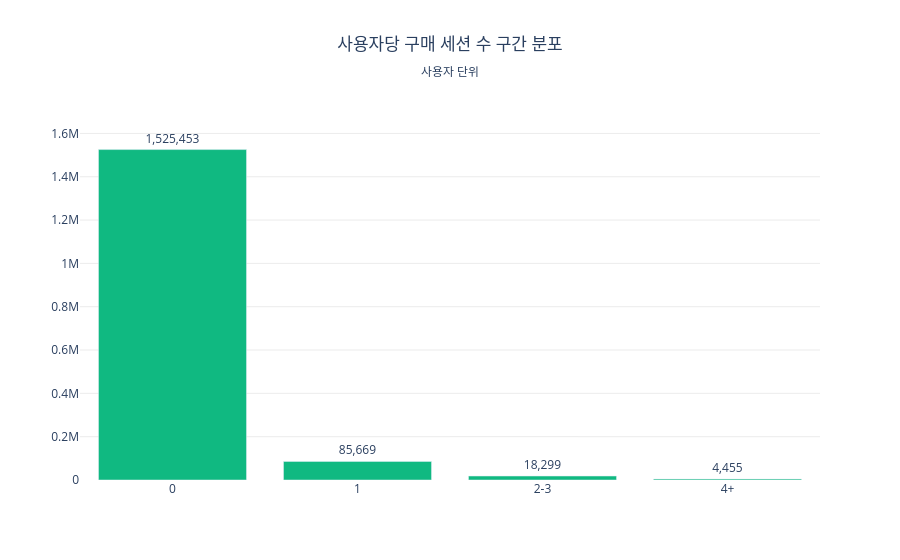

Notebook code for this chart:
### Code cell
y = user_purchase_session_dist['사용자수']
fig = go.Figure(go.Bar(
    x=user_purchase_session_dist['구간'], y=y, marker_color='#10B981',
    text=y.map(lambda v: f"{v:,}"), textposition='outside',
))
fig.update_layout(
    title=dict(text='사용자당 구매 세션 수 구간 분포<br><sub>사용자 단위</sub>', x=0.5, xanchor='center'),
    plot_bgcolor='white', yaxis=dict(gridcolor='#ececec', range=[0, y.max() * 1.15]),
)
fig.show()

### Figure 1 — Plotly figure (JSON) as saved in the notebook; plotly's stock layout.template omitted (floating-point values rounded to 4 significant figures)
{"data": [{"marker": {"color": "#10B981"}, "text": ["1,525,453", "85,669", "18,299", "4,455"], "textposition": "outside", "type": "bar", "x": ["0", "1", "2-3", "4+"], "y": [1525453, 85669, 18299, 4455]}], "layout": {"plot_bgcolor": "white", "title": {"text": "사용자당 구매 세션 수 구간 분포<br><sub>사용자 단위</sub>", "x": 0.5, "xanchor": "center"}, "yaxis": {"gridcolor": "#ececec", "range": [0, 1754000.0]}}}
